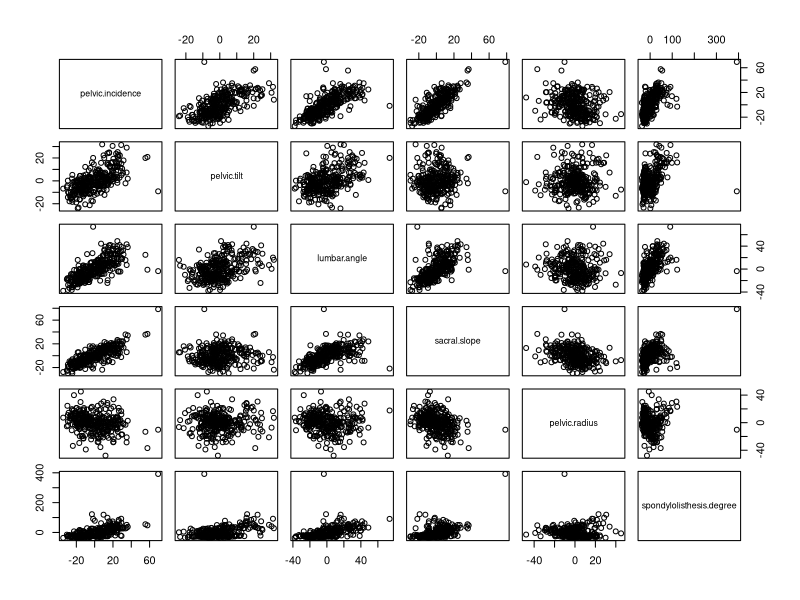

Reproduce this figure in R.
## ---- chunk 1
#Load data and process
vertebral.data <- read.csv("vertebral.csv")
norm.or.abnorm = rep(0, 310)
norm.or.abnorm[vertebral.data$class == "Abnormal"] = 1 
vertebral <- data.frame(pelvic.incidence = vertebral.data$pelvic_incidence - mean(vertebral.data$pelvic_incidence),
                        pelvic.tilt = vertebral.data$pelvic_tilt - mean(vertebral.data$pelvic_tilt),
                        lumbar.angle = vertebral.data$lumbar_lordosis_angle - mean(vertebral.data$lumbar_lordosis_angle),
                        sacral.slope = vertebral.data$sacral_slope - mean(vertebral.data$sacral_slope),
                        pelvic.radius = vertebral.data$pelvic_radius - mean(vertebral.data$pelvic_radius),
                        spondylolisthesis.degree = vertebral.data$degree_spondylolisthesis - mean(vertebral.data$degree_spondylolisthesis),
                        class = norm.or.abnorm)

plot(vertebral[1:6])

#Fitting linear models to select right features
vertebral.fit.glm <- glm(class ~ pelvic.incidence + pelvic.tilt + lumbar.angle + sacral.slope + pelvic.radius + spondylolisthesis.degree, data = vertebral, family = binomial)
summary(vertebral.fit.glm)

## ---- chunk 2
#Dropping pelvic incidence and lumbar angle
vertebral.fit.glm3 <- glm(class ~ pelvic.tilt + sacral.slope + pelvic.radius + spondylolisthesis.degree, data = vertebral, family = binomial)
summary(vertebral.fit.glm3)
## ---- chunk 3
#Interaction Terms
vertebral.fit.glm4 <- glm(class ~ pelvic.tilt + sacral.slope + pelvic.radius + spondylolisthesis.degree + pelvic.tilt*sacral.slope, data = vertebral, family = binomial)

vertebral.fit.glm5 <- glm(class ~ pelvic.tilt + sacral.slope + pelvic.radius + spondylolisthesis.degree + pelvic.tilt*pelvic.radius, data = vertebral, family = binomial)

vertebral.fit.glm6 <- glm(class ~ pelvic.tilt + sacral.slope + pelvic.radius + spondylolisthesis.degree + pelvic.tilt*spondylolisthesis.degree, data = vertebral, family = binomial)

vertebral.fit.glm7 <- glm(class ~ pelvic.tilt + sacral.slope + pelvic.radius + spondylolisthesis.degree + sacral.slope*pelvic.radius, data = vertebral, family = binomial)

vertebral.fit.glm8 <- glm(class ~ pelvic.tilt + sacral.slope + pelvic.radius + spondylolisthesis.degree + sacral.slope*spondylolisthesis.degree, data = vertebral, family = binomial)

vertebral.fit.glm9 <- glm(class ~ pelvic.tilt + sacral.slope + pelvic.radius + spondylolisthesis.degree + pelvic.radius*spondylolisthesis.degree, data = vertebral, family = binomial)

#Matrix of AIC interaction terms
row.names <- c("pelvic.tilt", "sacral.slope", "pelvic.radius", "spondylolisthesis.degree")
column.names <- c("pelvic.tilt", "sacral.slope", "pelvic.radius", "spondylolisthesis.degree")
mat <- c(0, AIC(vertebral.fit.glm4), AIC(vertebral.fit.glm5), AIC(vertebral.fit.glm6), 
        AIC(vertebral.fit.glm4), 0 , AIC(vertebral.fit.glm7), AIC(vertebral.fit.glm8),
        AIC(vertebral.fit.glm5), AIC(vertebral.fit.glm7), 0, AIC(vertebral.fit.glm9),
        AIC(vertebral.fit.glm6), AIC(vertebral.fit.glm8), AIC(vertebral.fit.glm9), 0)

named_matrix <- matrix(mat, nrow=4, byrow=TRUE, dimnames=list(row.names, column.names))
named_matrix
## ---- chunk 4
#Summary of Final model
summary(vertebral.fit.glm8)
